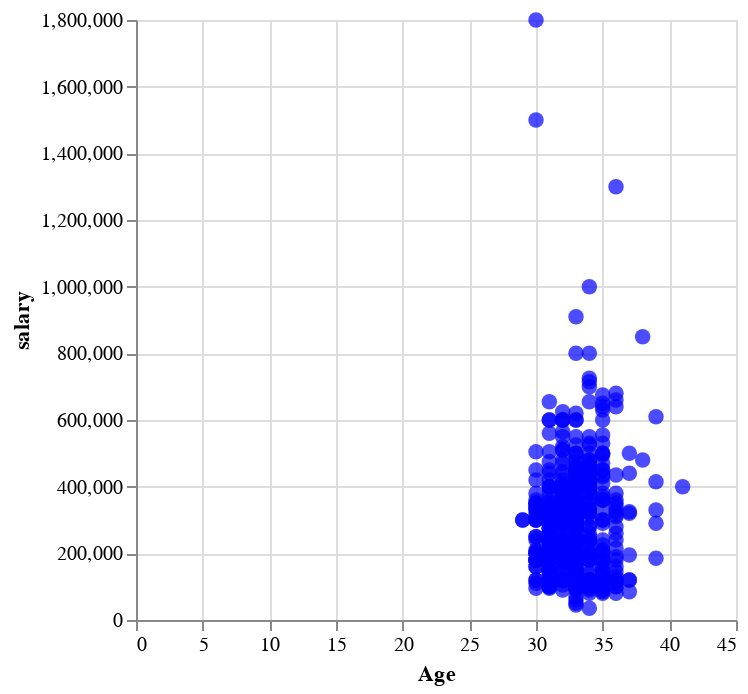

The notebook cell this image was saved under:
### Code cell
scatter_plot = alt.Chart(df).mark_circle(size = 60, color = 'blue').encode(
x = 'Age',
y = 'salary'
)
scatter_plot

### Figure 1 — Vega-Lite specification as saved in the notebook (floating-point values rounded to 4 significant figures; data arrays with more than 128 entries replaced by an {"elided": "..."} marker saying what was removed)
{"config": {"view": {"continuousWidth": 300, "continuousHeight": 300}}, "data": {"name": "data-99c90e0ec2cfaa36c720a5a6be56a336"}, "mark": {"type": "circle", "color": "blue", "size": 60}, "encoding": {"x": {"field": "Age", "type": "quantitative"}, "y": {"field": "salary", "type": "quantitative"}}, "$schema": "https://vega.github.io/schema/vega-lite/v5.15.1.json", "datasets": {"data-99c90e0ec2cfaa36c720a5a6be56a336": {"elided": "599 records"}}}
